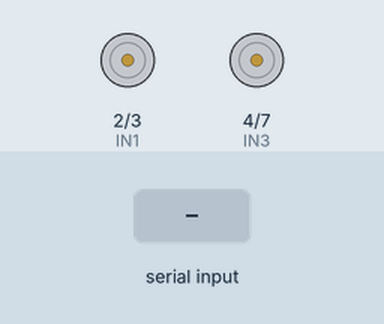
A sketch run on a simulated Arduino Uno, built with avr-gcc and run on an emulated ATmega328P. On the bench: motor-driver pin pairs drawn as motors (green arrow = first pin HIGH = forward, orange = second pin HIGH = backward, longer = more drive, scaled by the enable pin). The inputs (shaded band) are chosen by the test bench.

Above: at 1.2 s.
1.3 s: "8" received over the second serial link
At 2.1 s:
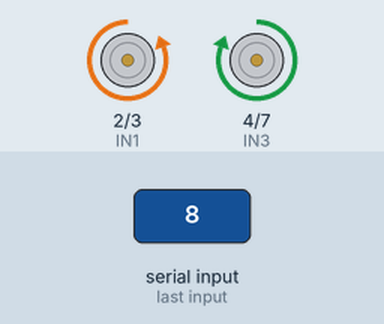
2.8 s: "2" received over the second serial link
At 3.3 s:
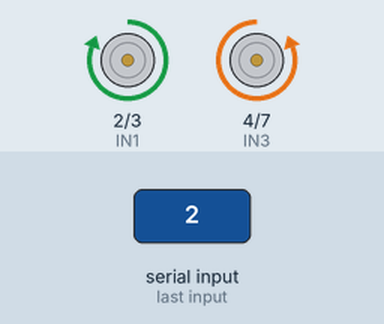
4.3 s: "4" received over the second serial link
At 5.5 s:
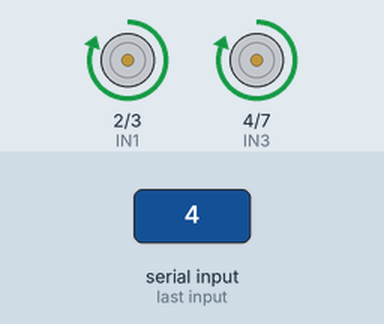
5.8 s: "0" received over the second serial link
At 6.7 s:
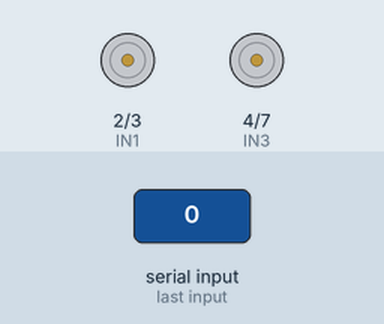
Timing chart, 0 to 8.3 s (numbered marks = the images above; inputs shaded):
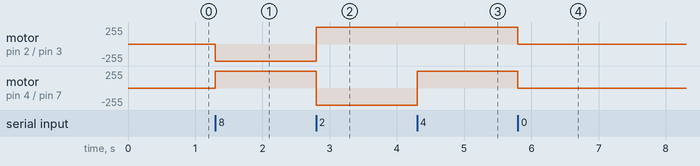

Measured:
- after the input at 1.3 s, motor on pin 2 (IN1) / pin 3 (IN2): stopped → backward 255/255 at once; motor on pin 4 (IN3) / pin 7 (IN4): stopped → forward 255/255 at once
- after the input at 2.8 s, motor on pin 2 (IN1) / pin 3 (IN2): backward 255/255 → forward 255/255 at once; motor on pin 4 (IN3) / pin 7 (IN4): forward 255/255 → backward 255/255 at once
- after the input at 4.3 s, motor on pin 4 (IN3) / pin 7 (IN4): backward 255/255 → forward 255/255 at once
- after the input at 5.8 s, motor on pin 2 (IN1) / pin 3 (IN2), motor on pin 4 (IN3) / pin 7 (IN4): forward 255/255 → stopped at once

The sketch:

Niquel.ino
```cpp
#include <SoftwareSerial.h>
#define IN1 2 // Ativador motor esquerdo -
#define IN2 3 // Ativador motor esquerdo -
#define IN3 4 // Ativador motor direito -
#define IN4 7 // Ativador motor direito -
#define ENA 5 // ENA esteira esquerda -
#define ENB 6 // ENB esteira direita -

#define PINBTX 12 // bluetooth
#define PINBRX 8 // Pin bluetooth

SoftwareSerial serial1(PINBRX, PINBTX);

int powerControl = 0;

void setup() {

  iniciarPinos();

}

void loop() {

  if (serial1.available()) {
    controleMotor(255, serial1.read());
  }

}
```

controleMotor.ino
```cpp
void controleMotor(int power, char direct) {

  switch (direct) {

    case '8':
      digitalWrite(IN1, LOW);
      digitalWrite(IN2, HIGH);
      digitalWrite(IN3, HIGH);
      digitalWrite(IN4, LOW);
      analogWrite(ENA, power);
      analogWrite(ENB, power);
      break;

    case '2':
      digitalWrite(IN1, HIGH);
      digitalWrite(IN2, LOW);
      digitalWrite(IN3, LOW);
      digitalWrite(IN4, HIGH);
      analogWrite(ENA, power);
      analogWrite(ENB, power);
      break;

    case '4':
      digitalWrite(IN1, HIGH);
      digitalWrite(IN2, LOW);
      digitalWrite(IN3, HIGH);
      digitalWrite(IN4, LOW);
      analogWrite(ENA, power);
      analogWrite(ENB, power);
      break;

    case '6/cv':
      digitalWrite(IN1, LOW);
      digitalWrite(IN2, HIGH);
      digitalWrite(IN3, LOW);
      digitalWrite(IN4, HIGH);
      analogWrite(ENA, power);
      analogWrite(ENB, power);
      break;

    case '0':
      digitalWrite(IN1, LOW);
      digitalWrite(IN2, LOW);
      digitalWrite(IN3, LOW);
      digitalWrite(IN4, LOW);
      analogWrite(ENA, 0);
      analogWrite(ENB, 0);
      break;
  }

}
```

iniciarPinos.ino
```cpp
void iniciarPinos() {

  pinMode(IN1, OUTPUT);
  digitalWrite(IN1, LOW);
  pinMode(IN2, OUTPUT);
  digitalWrite(IN2, LOW);
  pinMode(IN3, OUTPUT);
  digitalWrite(IN3, LOW);
  pinMode(IN4, OUTPUT);
  digitalWrite(IN4, LOW);

  pinMode(ENA, OUTPUT);
  analogWrite(ENA, LOW);
  pinMode(ENB, OUTPUT);
  analogWrite(ENB, LOW);

  serial1.begin(9600);


}
```
